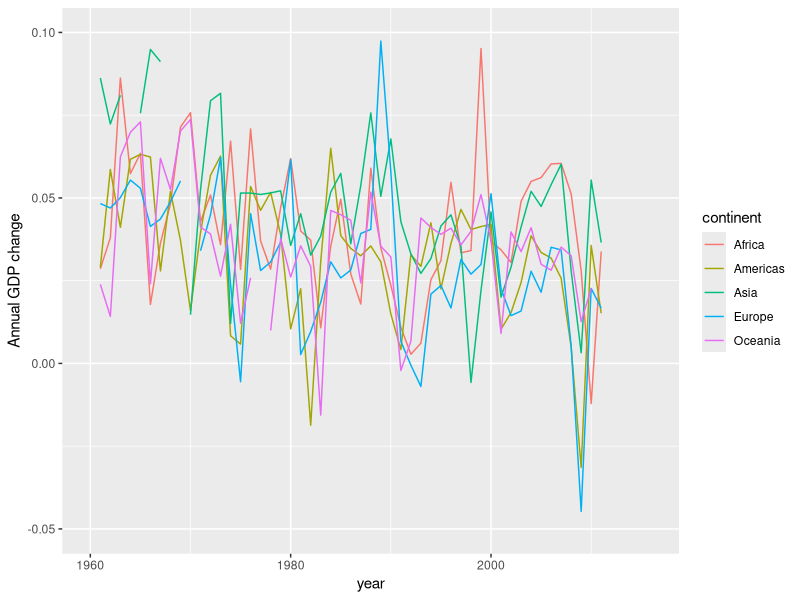
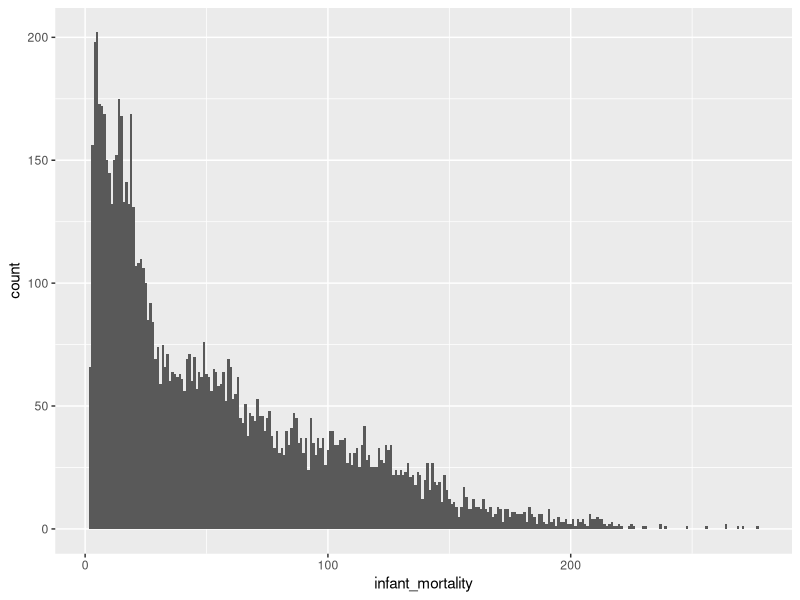
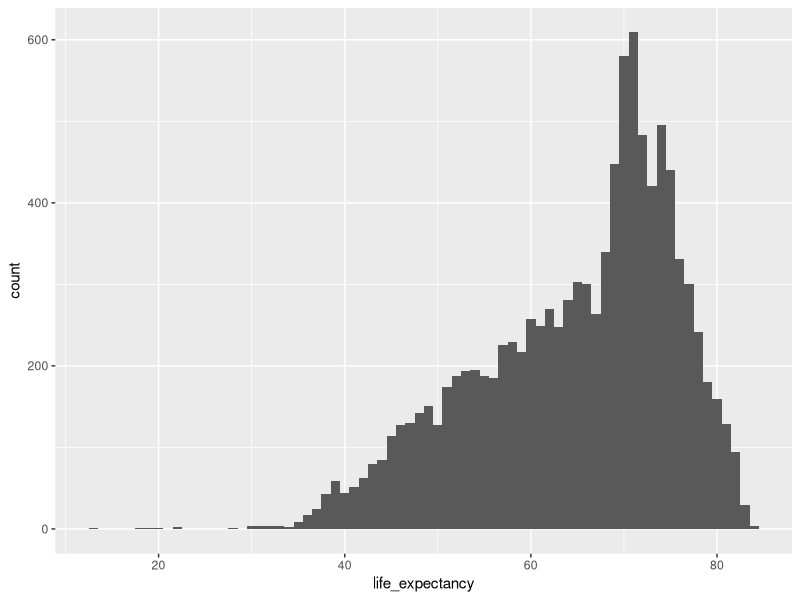

R code for these plots, in order:
## ---- chunk 1
library(tidyverse)
library(tibble)
library(dplyr)
library(ggplot2)
library(dslabs)
library(scales)
## ---- chunk 2
gapminder%>%
  arrange(country)%>%
  select(country, year,gdp)%>%
  mutate(previous_year_gdp= lag(gdp, order_by = country))
## ---- chunk 3
gapminder%>%
  select(continent, year,gdp)%>%
  group_by(continent, year) %>%
  summarise_at(vars(gdp),sum,na.rm=TRUE)%>%
  mutate(previous_year_gdp= lag(gdp))%>%
  mutate(change=(gdp/previous_year_gdp-1))
## ---- chunk 4

glimpse(gapminder)

gapminder%>%
  select(continent, year,gdp)%>%
  group_by(continent, year) %>%
  summarise_at(vars(gdp),sum,na.rm=TRUE)%>%
  mutate(previous_year_gdp= lag(gdp))%>%
  mutate(change=(gdp/previous_year_gdp-1))%>%
  ggplot(aes(x=year,y=change,group=continent,color=continent))+
  geom_line()+
  scale_y_continuous(name="Annual GDP change", limits=c(-0.05,0.1))
## ---- chunk 5
gapminder %>%
  arrange(country)%>%
  select(country, year,gdp,region)%>%
  mutate(py_gdp = lag(gdp))%>%
  mutate(growth=gdp/py_gdp-1)%>%
  group_by(region)%>%
  mutate(mgr=mean(growth,na.rm=TRUE))%>%
  mutate(diff = growth-mgr )%>%
  arrange(diff)
## ---- chunk 6
gapminder %>%
  select(country, year,gdp,region)%>%
  group_by(country)%>%
  mutate(py_gdp = lag(gdp))%>%
  mutate(growth=gdp/py_gdp-1,na.rm=TRUE)%>%
  group_by(region)%>%
  mutate(mgr=mean(growth,na.rm=TRUE))%>%
  mutate(bool_var = growth>mgr,na.rm=TRUE)%>%
  group_by(country)%>%
  summarise(summa=sum(bool_var,na.rm = TRUE))%>%
  arrange(desc(summa))



## ---- chunk 7
gapminder%>%
  filter(country=='China')

  ggplot(gapminder, aes(x=infant_mortality))+
  geom_histogram(binwidth = 1)
              
## ---- chunk 8

  ggplot(gapminder, aes(x=life_expectancy))+
  geom_histogram(binwidth = 1)
              
